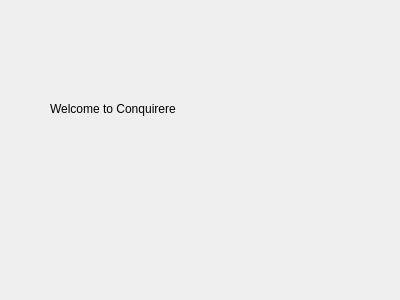
<?xml version="1.0" encoding="UTF-8"?>
<ui version="4.0">
 <class>WelcomeWidget</class>
 <widget class="QWidget" name="WelcomeWidget">
  <property name="geometry">
   <rect>
    <x>0</x>
    <y>0</y>
    <width>400</width>
    <height>300</height>
   </rect>
  </property>
  <property name="windowTitle">
   <string>Form</string>
  </property>
  <widget class="QLabel" name="label">
   <property name="geometry">
    <rect>
     <x>50</x>
     <y>100</y>
     <width>201</width>
     <height>17</height>
    </rect>
   </property>
   <property name="text">
    <string>Welcome to Conquirere</string>
   </property>
  </widget>
 </widget>
 <resources/>
 <connections/>
</ui>
